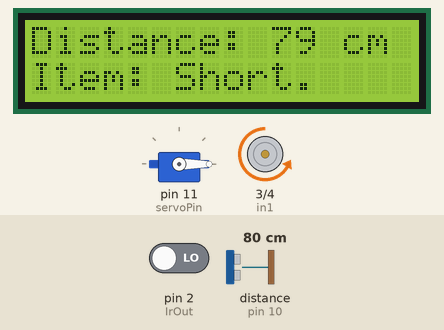
A sketch run on a simulated Arduino Uno, built with avr-gcc and run on an emulated ATmega328P. On the bench: servo, 16×2 character LCD, motor-driver pin pairs drawn as motors (green arrow = first pin HIGH = forward, orange = second pin HIGH = backward, longer = more drive, scaled by the enable pin). Wiring (inferred from the names in the program): ultrasonic range finder: trigger pin 9; echo pin 10. Inputs (shaded band) come from the test bench; at power-on: distance to the obstacle (sensor on pin 10) 80 cm, pin 2 (IrOut) LOW. The echo pulse lasts 58.3 µs per cm; what the sketch prints to the serial monitor is not drawn.

Above: at 4.2 s.
4.3 s: distance to the obstacle (sensor on pin 10) set to 18 cm
At 5.0 s:
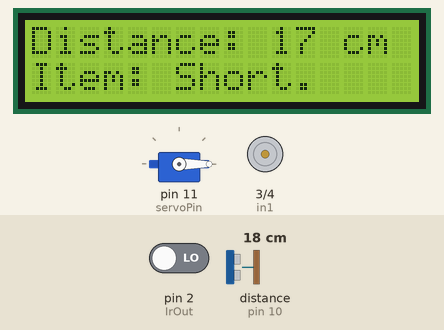
7.3 s: pin 2 (IrOut) driven HIGH
At 8.5 s:
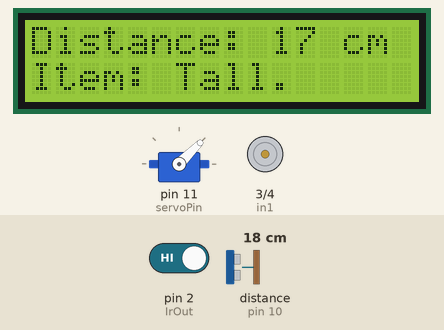
8.9 s: distance to the obstacle (sensor on pin 10) set to 35 cm
At 11.2 s:
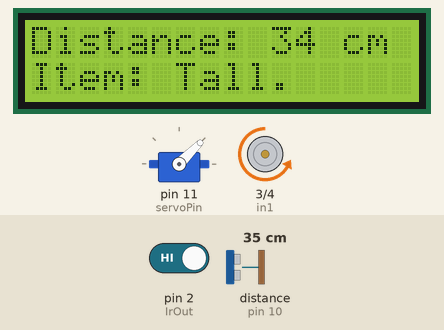
11.9 s: distance to the obstacle (sensor on pin 10) set to 60 cm
At 14.6 s:
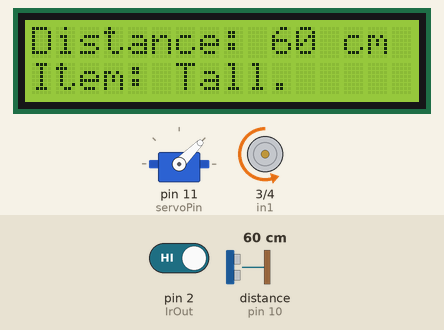
14.9 s: distance to the obstacle (sensor on pin 10) set to 120 cm
At 17.7 s:
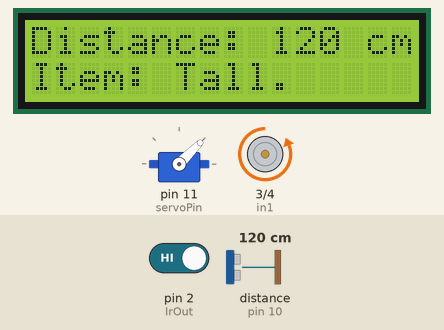
17.9 s: pin 2 (IrOut) driven LOW
At 20.9 s:
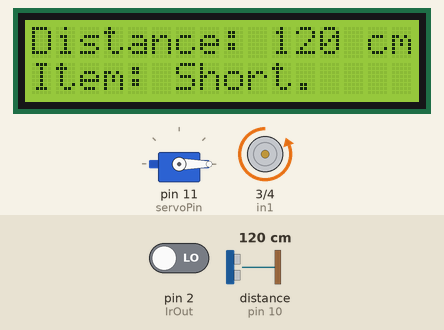
Timing chart, 0 to 22.4 s (numbered marks = the images above; inputs shaded):
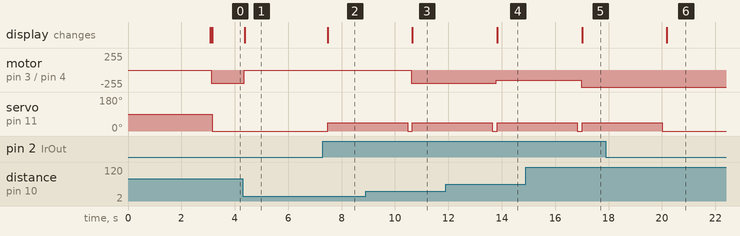

The sketch:

proximity-adaptive-motor-code.ino
```cpp
 // Libraries needed
#include <Wire.h>
#include <Servo.h>
#include <LiquidCrystal_I2C.h>

LiquidCrystal_I2C lcd(0x27, 16, 2); // LCD_I2C address
Servo myservo; // Servo object

const int servoPin = 11; // Pin number for Servo signal

// Pin numbers for Ultrasonic sensor
const int trigPin = 9;
const int echoPin = 10;

const int IrOut = 2; // Pin number for IR proximity sensor

// Pin number for Motor driver
const int in1 = 3;
const int in2 = 4;
const int ena = 5;

// Initialize states
int motorSpeed = 0;
int sensorState = 0;

void setup(){
  Serial.begin(9600); // Begin serial monitor at baud 9600
  Serial.print("System Ready."); // Print on serial monitor

  myservo.attach(servoPin); // To link Servo signal pin with the object "myservo"

  lcd.init(); // Initialize lcd (begin)
  lcd.backlight(); // Turn on lcd backlight
  lcd.print("System Ready."); // Print on lcd once
  delay(3000); // 3seconds delay
  lcd.clear(); // Clear lcd for the loop prints

  // Pin Modes
  pinMode(in1, OUTPUT);
  pinMode(in2, OUTPUT);
  pinMode(ena, OUTPUT);

  pinMode(trigPin, OUTPUT);
  pinMode(echoPin, INPUT);

  pinMode(IrOut, INPUT);


}

void loop(){

  sensorState = digitalRead(IrOut);

  Motor();
  IR();


  delay(100); // Small delay


}

void IR(){

  lcd.setCursor(0,1);
  lcd.print("Item:                       ");


  if(sensorState == 1){

    lcd.setCursor(6,1);
    lcd.println("Tall.");

    myservo.write(45);
    delay(3000);
    myservo.write(0);


  } else {
    lcd.setCursor(6,1);
    lcd.print("Short.");

    myservo.write(0);

  }
}

void Motor(){

  long duration, distance;

  // To start trig on sending pulses
  digitalWrite(trigPin, LOW); // Off Trigger at start for 2 us (to avoid error on echo)
  delayMicroseconds(2);
  digitalWrite(trigPin, HIGH); // On for 10 us
  delayMicroseconds(10);
  digitalWrite(trigPin, LOW);// Off again


  duration = pulseIn(echoPin, HIGH); // Read the pulse duration from Echo

  distance = duration * 0.0344 / 2; /*Convert time (duration) to distance
                                      (343 m/s = 34,300 cm/s = 0.0343 cm/us * duration (us)
                                       so that us will be cancelled then divide by 2
                                       because it goes and back)*/

  // Print on serial monitor

  Serial.print("Distance: "); Serial.print(distance);
  Serial.println(" cm");


  lcd.setCursor(0,0); // Set cursor on lcd column 0, row 0
  lcd.print("Distance:                         "); // Print on lcd
  lcd.setCursor(10,0); // Set cursor on lcd column 10, row 0 (based on "Distance" characters)
  lcd.print(distance); // Print the detected distance on lcd
  lcd.print(" cm"); // Unit of the distance in cm

  if(distance <= 20){
    // Motor is off when object's distance detected by Ultrasonic is <=20 cm
    analogWrite(ena, 0);
    digitalWrite(in1, LOW);
    digitalWrite(in2, LOW);

  } else if(distance > 20 && distance <= 100){
    // Motor speed is mapped for smooth speed transition/regulation based on object's distance detected by Ultrasonic
    motorSpeed = map(distance, 20, 100, 55, 255);
    analogWrite(ena, motorSpeed);
    digitalWrite(in1, LOW);
    digitalWrite(in2, HIGH);

  } else {
    // Motor at full speed when Ultrasonic detects no object within its set range
    analogWrite(ena, 255);
    digitalWrite(in1, LOW);
    digitalWrite(in2, HIGH);
  }
}
```

Measured:
- after the input at 4.3 s, motor on pin 3 (in1) / pin 4 (in2): backward 202/255 → stopped after 0.05 s; the display: changes after 0.08 s (image 1)
- after the input at 7.3 s, servo on pin 11 (servoPin): 0° → 45° after 0.18 s; the display: changes after 0.18 s (image 2)
- after the input at 8.9 s, motor on pin 3 (in1) / pin 4 (in2): stopped → backward 202/255 after 1.7 s; the display: changes after 1.8 s (image 3)
- after the input at 11.9 s, motor on pin 3 (in1) / pin 4 (in2): backward 202/255 → backward 155/255 after 1.9 s; the display: changes after 1.9 s (image 4)
- after the input at 14.9 s, motor on pin 3 (in1) / pin 4 (in2): backward 155/255 → backward 255/255 after 2.1 s; the display: changes after 2.1 s (image 5)
- after the input at 17.9 s, servo on pin 11 (servoPin): goes on until 20.0 s, then stays 0°; the display: changes after 2.3 s (image 6)
